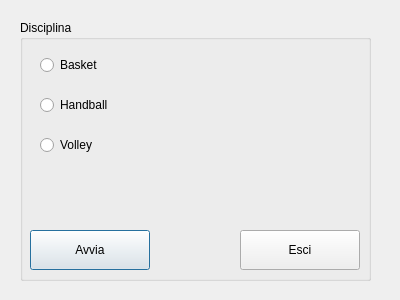
<?xml version="1.0" encoding="UTF-8"?>
<ui version="4.0">
 <class>ChooseDiscilpline</class>
 <widget class="QDialog" name="ChooseDiscilpline">
  <property name="geometry">
   <rect>
    <x>0</x>
    <y>0</y>
    <width>400</width>
    <height>300</height>
   </rect>
  </property>
  <property name="windowTitle">
   <string>ChooseDiscilpline</string>
  </property>
  <widget class="QGroupBox" name="groupBox">
   <property name="geometry">
    <rect>
     <x>20</x>
     <y>20</y>
     <width>351</width>
     <height>261</height>
    </rect>
   </property>
   <property name="title">
    <string>Disciplina</string>
   </property>
   <widget class="QRadioButton" name="basketRadioButton">
    <property name="geometry">
     <rect>
      <x>20</x>
      <y>30</y>
      <width>180</width>
      <height>30</height>
     </rect>
    </property>
    <property name="text">
     <string>Basket</string>
    </property>
   </widget>
   <widget class="QPushButton" name="goPushButton">
    <property name="geometry">
     <rect>
      <x>10</x>
      <y>210</y>
      <width>120</width>
      <height>40</height>
     </rect>
    </property>
    <property name="text">
     <string>Avvia</string>
    </property>
    <property name="autoDefault">
     <bool>false</bool>
    </property>
    <property name="default">
     <bool>true</bool>
    </property>
   </widget>
   <widget class="QPushButton" name="closePushButton">
    <property name="geometry">
     <rect>
      <x>220</x>
      <y>210</y>
      <width>120</width>
      <height>40</height>
     </rect>
    </property>
    <property name="text">
     <string>Esci</string>
    </property>
   </widget>
   <widget class="QRadioButton" name="handballRadioButton">
    <property name="geometry">
     <rect>
      <x>20</x>
      <y>70</y>
      <width>180</width>
      <height>30</height>
     </rect>
    </property>
    <property name="text">
     <string>Handball</string>
    </property>
   </widget>
   <widget class="QRadioButton" name="volleyRadioButton">
    <property name="geometry">
     <rect>
      <x>20</x>
      <y>110</y>
      <width>180</width>
      <height>30</height>
     </rect>
    </property>
    <property name="text">
     <string>Volley</string>
    </property>
   </widget>
  </widget>
 </widget>
 <layoutdefault spacing="6" margin="11"/>
 <resources/>
 <connections/>
</ui>
